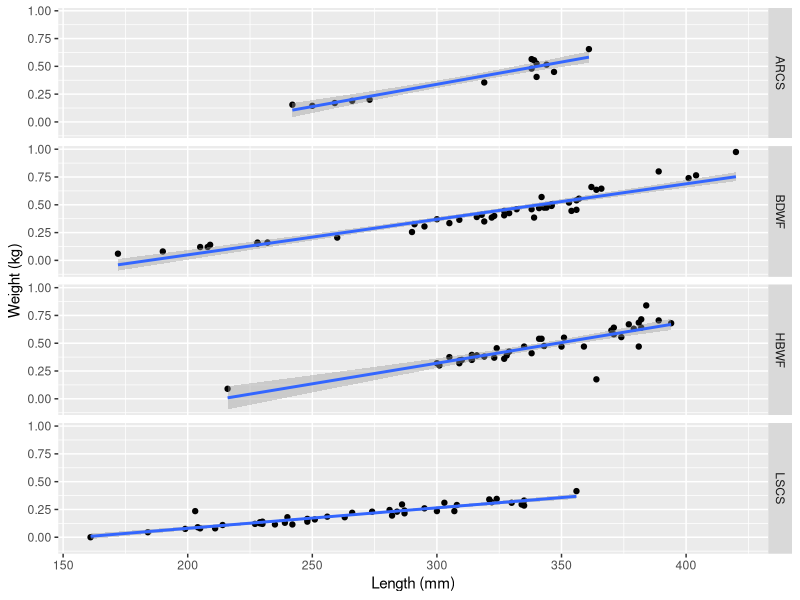
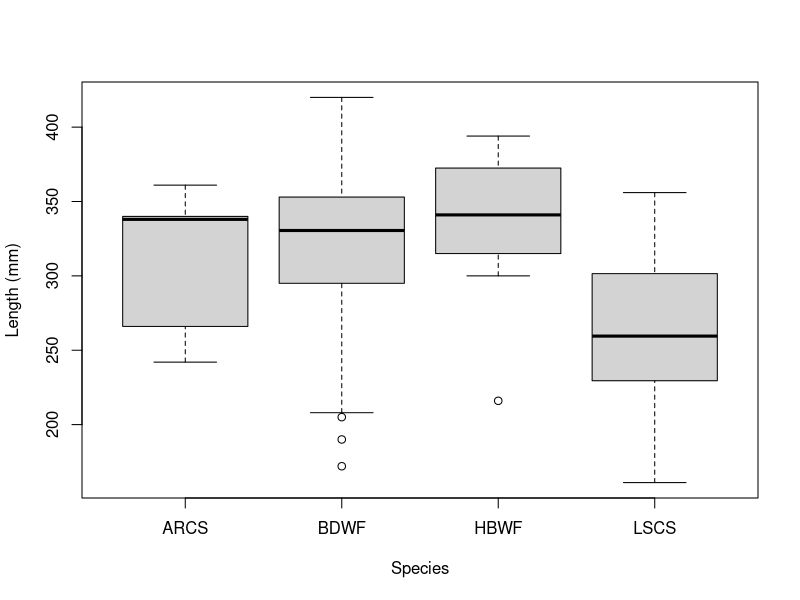
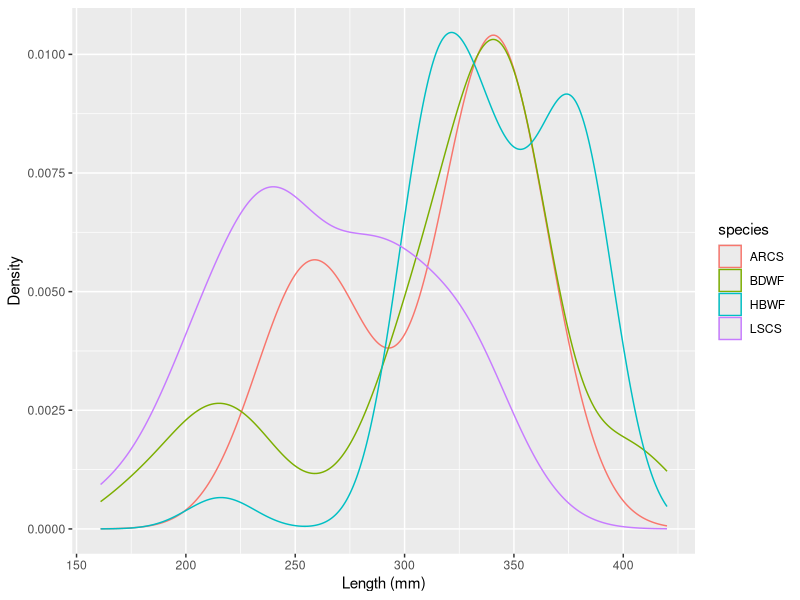
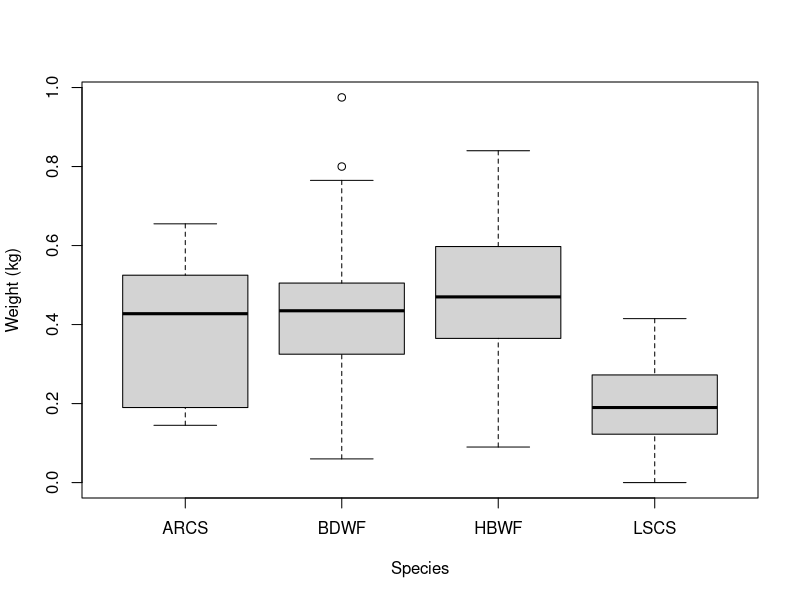
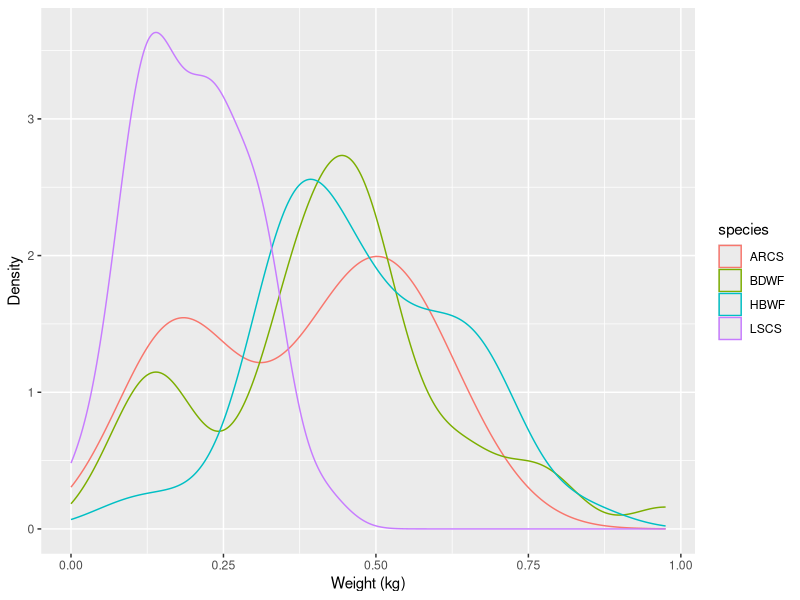

R code for these plots, in order:
#'---
#' title: "Trophic niche analysis of four Arctic whitefishes"
#' author: "Jonah Bacon"
#' output: 
#'    html_document:
#'       toc: true
#'       theme: default
#'       toc_depth: 2
#'       toc_float:
#'           collapsed: false
#'---

# header ------------------------------------------------------------------

#' # Preface
#' 
#' This code will analyze gut content data and stable isotope data of four Corregonidae species. Fish were sampled in the summer of 2021 in the nearshore environment of the Beaufort Sea near Prudhoe Bay, AK. This data aims to determine the degree of trophic overlap and niche partitioning currently occurring within these four species. 

# load libraries ----------------------------------------------------------
#' ### Load libraries:
#' 
  library(ggplot2)
  library(data.table)


# load data ---------------------------------------------------------------
#' # Load and Review Data
#' ## Load data files

  # load length:weight data set
  dat <- fread(file = "data/data.csv")

# clean up & explore data -------------------------------------------------

#' ## Clean up L:W data
  names(dat)
  str(dat)

  # make species and net_ID column values factors
  dat$species <- as.factor(dat$species)  
  dat$net_ID <- as.factor(dat$net_ID)  

  # change date formats
  dat[ , date_collected := as.IDate(date_collected, format = "%d-%b-%Y"), ]
  dat[ , date_processed := as.IDate(date_processed, format = "%d-%b-%Y"), ]
  
  # make length_mm column values numeric
  dat$length_mm <- as.numeric(dat$length_mm)  
  
#' ## Visualize L:W relationships

  ggplot(dat, aes(x = length_mm, y = weight_kg)) +
    geom_point() +
    geom_smooth(method = lm) +
    facet_grid(vars(group = species)) +
    xlab("Length (mm)") +
    ylab("Weight (kg)")
  
  boxplot(dat$length_mm ~ dat$species, xlab = "Species", ylab = "Length (mm)")
  
  ggplot(dat) +
    geom_density(aes(length_mm, col = species)) +
    xlab("Length (mm)") +
    ylab("Density")

  boxplot(dat$weight_kg ~ dat$species, xlab = "Species", ylab = "Weight (kg)")
  
  ggplot(dat) +
    geom_density(aes(weight_kg, col = species)) +
    xlab("Weight (kg)") +
    ylab("Density")    
  

  